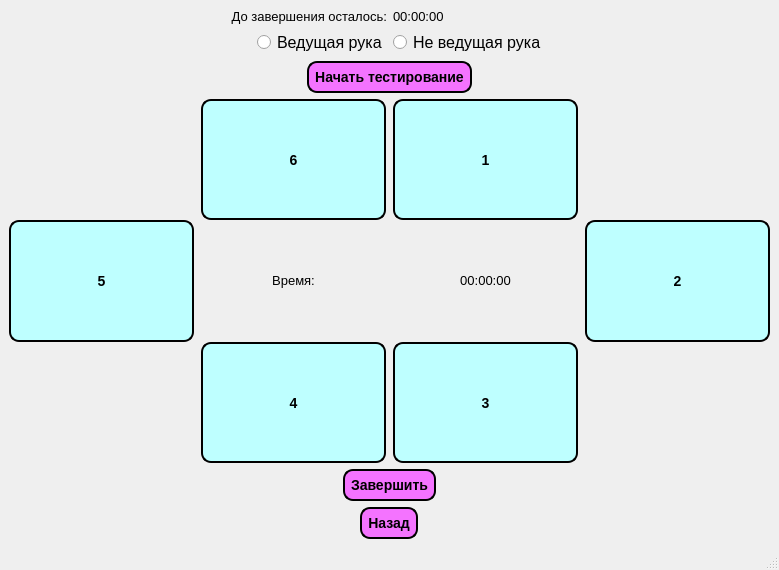
<?xml version="1.0" encoding="UTF-8"?>
<ui version="4.0">
 <class>TeppingTest</class>
 <widget class="QMainWindow" name="TeppingTest">
  <property name="geometry">
   <rect>
    <x>0</x>
    <y>0</y>
    <width>779</width>
    <height>570</height>
   </rect>
  </property>
  <property name="windowTitle">
   <string>MainWindow</string>
  </property>
  <property name="styleSheet">
   <string notr="true"/>
  </property>
  <widget class="QWidget" name="centralwidget">
   <layout class="QGridLayout" name="gridLayout_2">
    <item row="4" column="0">
     <layout class="QHBoxLayout" name="horizontalLayout_2">
      <item>
       <spacer name="horizontalSpacer_4">
        <property name="orientation">
         <enum>Qt::Horizontal</enum>
        </property>
        <property name="sizeHint" stdset="0">
         <size>
          <width>40</width>
          <height>20</height>
         </size>
        </property>
       </spacer>
      </item>
      <item>
       <widget class="QPushButton" name="stop">
        <property name="font">
         <font>
          <pointsize>-1</pointsize>
          <weight>75</weight>
          <italic>false</italic>
          <bold>true</bold>
         </font>
        </property>
        <property name="styleSheet">
         <string notr="true">QPushButton{
     background-color: rgb(244, 115, 255);
     border-style: outset;
     border-width: 2px;
     border-radius: 10px;
     border-color: black;
     font: bold 14px;
     min-width: 10em;
     padding: 6px;
 }
 QPushButton:pressed {
     background-color: rgb(0, 255, 238);
     border-style: inset;
 }</string>
        </property>
        <property name="text">
         <string>Завершить</string>
        </property>
       </widget>
      </item>
      <item>
       <spacer name="horizontalSpacer_3">
        <property name="orientation">
         <enum>Qt::Horizontal</enum>
        </property>
        <property name="sizeHint" stdset="0">
         <size>
          <width>40</width>
          <height>20</height>
         </size>
        </property>
       </spacer>
      </item>
     </layout>
    </item>
    <item row="0" column="0">
     <layout class="QHBoxLayout" name="horizontalLayout">
      <item>
       <widget class="QLabel" name="label">
        <property name="text">
         <string>&lt;html&gt;&lt;head/&gt;&lt;body&gt;&lt;p align=&quot;right&quot;&gt;&lt;span style=&quot; font-size:10pt;&quot;&gt;До завершения осталось:&lt;/span&gt;&lt;/p&gt;&lt;/body&gt;&lt;/html&gt;</string>
        </property>
       </widget>
      </item>
      <item>
       <widget class="QLabel" name="label_2">
        <property name="text">
         <string>&lt;html&gt;&lt;head/&gt;&lt;body&gt;&lt;p&gt;&lt;span style=&quot; font-size:10pt;&quot;&gt;00:00:00&lt;/span&gt;&lt;/p&gt;&lt;/body&gt;&lt;/html&gt;</string>
        </property>
       </widget>
      </item>
     </layout>
    </item>
    <item row="2" column="0">
     <layout class="QHBoxLayout" name="horizontalLayout_3">
      <item>
       <spacer name="horizontalSpacer">
        <property name="orientation">
         <enum>Qt::Horizontal</enum>
        </property>
        <property name="sizeHint" stdset="0">
         <size>
          <width>40</width>
          <height>20</height>
         </size>
        </property>
       </spacer>
      </item>
      <item>
       <widget class="QPushButton" name="start">
        <property name="font">
         <font>
          <pointsize>-1</pointsize>
          <weight>75</weight>
          <italic>false</italic>
          <bold>true</bold>
         </font>
        </property>
        <property name="styleSheet">
         <string notr="true">QPushButton{
     background-color: rgb(244, 115, 255);
     border-style: outset;
     border-width: 2px;
     border-radius: 10px;
     border-color: black;
     font: bold 14px;
     min-width: 10em;
     padding: 6px;
 }
 QPushButton:pressed {
     background-color: rgb(0, 255, 238);
     border-style: inset;
 }</string>
        </property>
        <property name="text">
         <string>Начать тестирование</string>
        </property>
       </widget>
      </item>
      <item>
       <spacer name="horizontalSpacer_2">
        <property name="orientation">
         <enum>Qt::Horizontal</enum>
        </property>
        <property name="sizeHint" stdset="0">
         <size>
          <width>40</width>
          <height>20</height>
         </size>
        </property>
       </spacer>
      </item>
     </layout>
    </item>
    <item row="1" column="0">
     <layout class="QHBoxLayout" name="horizontalLayout_4">
      <item alignment="Qt::AlignRight">
       <widget class="QRadioButton" name="radioButton">
        <property name="font">
         <font>
          <pointsize>12</pointsize>
         </font>
        </property>
        <property name="styleSheet">
         <string notr="true"/>
        </property>
        <property name="text">
         <string>Ведущая рука</string>
        </property>
       </widget>
      </item>
      <item alignment="Qt::AlignLeft">
       <widget class="QRadioButton" name="radioButton_2">
        <property name="font">
         <font>
          <pointsize>12</pointsize>
         </font>
        </property>
        <property name="styleSheet">
         <string notr="true"/>
        </property>
        <property name="text">
         <string>Не ведущая рука</string>
        </property>
       </widget>
      </item>
     </layout>
    </item>
    <item row="3" column="0">
     <layout class="QGridLayout" name="gridLayout">
      <property name="spacing">
       <number>0</number>
      </property>
      <item row="0" column="3">
       <widget class="QLabel" name="label_5">
        <property name="text">
         <string/>
        </property>
       </widget>
      </item>
      <item row="1" column="1">
       <widget class="QLabel" name="label_6">
        <property name="text">
         <string/>
        </property>
       </widget>
      </item>
      <item row="0" column="2">
       <widget class="QPushButton" name="pushButton_6">
        <property name="sizePolicy">
         <sizepolicy hsizetype="Expanding" vsizetype="Expanding">
          <horstretch>0</horstretch>
          <verstretch>0</verstretch>
         </sizepolicy>
        </property>
        <property name="font">
         <font>
          <pointsize>-1</pointsize>
          <weight>75</weight>
          <italic>false</italic>
          <bold>true</bold>
         </font>
        </property>
        <property name="styleSheet">
         <string notr="true">QPushButton{
     background-color: rgb(190, 255, 255);
     border-style: outset;
     border-width: 2px;
     border-radius: 10px;
     border-color: black;
     font: bold 14px;
     min-width: 10em;
     padding: 6px;
 }
 QPushButton:pressed {
     background-color: rgb(0, 255, 238);
     border-style: inset;
 }</string>
        </property>
        <property name="text">
         <string>6</string>
        </property>
       </widget>
      </item>
      <item row="1" column="4">
       <widget class="QLabel" name="label_4">
        <property name="font">
         <font>
          <pointsize>14</pointsize>
         </font>
        </property>
        <property name="text">
         <string>&lt;html&gt;&lt;head/&gt;&lt;body&gt;&lt;p align=&quot;center&quot;&gt;&lt;span style=&quot; font-size:10pt;&quot;&gt;00:00:00&lt;/span&gt;&lt;/p&gt;&lt;/body&gt;&lt;/html&gt;</string>
        </property>
       </widget>
      </item>
      <item row="1" column="2">
       <widget class="QLabel" name="label_3">
        <property name="font">
         <font>
          <pointsize>14</pointsize>
         </font>
        </property>
        <property name="text">
         <string>&lt;html&gt;&lt;head/&gt;&lt;body&gt;&lt;p align=&quot;center&quot;&gt;&lt;span style=&quot; font-size:10pt;&quot;&gt;Время:&lt;/span&gt;&lt;/p&gt;&lt;/body&gt;&lt;/html&gt;</string>
        </property>
       </widget>
      </item>
      <item row="1" column="0">
       <widget class="QPushButton" name="pushButton_5">
        <property name="sizePolicy">
         <sizepolicy hsizetype="Expanding" vsizetype="Expanding">
          <horstretch>0</horstretch>
          <verstretch>0</verstretch>
         </sizepolicy>
        </property>
        <property name="font">
         <font>
          <pointsize>-1</pointsize>
          <weight>75</weight>
          <italic>false</italic>
          <bold>true</bold>
         </font>
        </property>
        <property name="styleSheet">
         <string notr="true">QPushButton{
     background-color: rgb(190, 255, 255);
     border-style: outset;
     border-width: 2px;
     border-radius: 10px;
     border-color: black;
     font: bold 14px;
     min-width: 10em;
     padding: 6px;
 }
 QPushButton:pressed {
     background-color: rgb(0, 255, 238);
     border-style: inset;
 }</string>
        </property>
        <property name="text">
         <string>5</string>
        </property>
       </widget>
      </item>
      <item row="0" column="4">
       <widget class="QPushButton" name="pushButton_1">
        <property name="sizePolicy">
         <sizepolicy hsizetype="Expanding" vsizetype="Expanding">
          <horstretch>0</horstretch>
          <verstretch>0</verstretch>
         </sizepolicy>
        </property>
        <property name="font">
         <font>
          <pointsize>-1</pointsize>
          <weight>75</weight>
          <italic>false</italic>
          <bold>true</bold>
         </font>
        </property>
        <property name="styleSheet">
         <string notr="true">QPushButton{
     background-color: rgb(190, 255, 255);
     border-style: outset;
     border-width: 2px;
     border-radius: 10px;
     border-color: black;
     font: bold 14px;
     min-width: 10em;
     padding: 6px;
 }
 QPushButton:pressed {
     background-color: rgb(0, 255, 238);
     border-style: inset;
 }</string>
        </property>
        <property name="text">
         <string>1</string>
        </property>
       </widget>
      </item>
      <item row="1" column="6">
       <widget class="QPushButton" name="pushButton_2">
        <property name="sizePolicy">
         <sizepolicy hsizetype="Expanding" vsizetype="Expanding">
          <horstretch>0</horstretch>
          <verstretch>0</verstretch>
         </sizepolicy>
        </property>
        <property name="font">
         <font>
          <pointsize>-1</pointsize>
          <weight>75</weight>
          <italic>false</italic>
          <bold>true</bold>
         </font>
        </property>
        <property name="styleSheet">
         <string notr="true">QPushButton{
     background-color: rgb(190, 255, 255);
     border-style: outset;
     border-width: 2px;
     border-radius: 10px;
     border-color: black;
     font: bold 14px;
     min-width: 10em;
     padding: 6px;
 }
 QPushButton:pressed {
     background-color: rgb(0, 255, 238);
     border-style: inset;
 }</string>
        </property>
        <property name="text">
         <string>2</string>
        </property>
       </widget>
      </item>
      <item row="2" column="2">
       <widget class="QPushButton" name="pushButton_4">
        <property name="sizePolicy">
         <sizepolicy hsizetype="Expanding" vsizetype="Expanding">
          <horstretch>0</horstretch>
          <verstretch>0</verstretch>
         </sizepolicy>
        </property>
        <property name="font">
         <font>
          <pointsize>-1</pointsize>
          <weight>75</weight>
          <italic>false</italic>
          <bold>true</bold>
         </font>
        </property>
        <property name="styleSheet">
         <string notr="true">QPushButton{
     background-color: rgb(190, 255, 255);
     border-style: outset;
     border-width: 2px;
     border-radius: 10px;
     border-color: black;
     font: bold 14px;
     min-width: 10em;
     padding: 6px;
 }
 QPushButton:pressed {
     background-color: rgb(0, 255, 238);
     border-style: inset;
 }</string>
        </property>
        <property name="text">
         <string>4</string>
        </property>
       </widget>
      </item>
      <item row="2" column="4">
       <widget class="QPushButton" name="pushButton_3">
        <property name="sizePolicy">
         <sizepolicy hsizetype="Minimum" vsizetype="Expanding">
          <horstretch>0</horstretch>
          <verstretch>0</verstretch>
         </sizepolicy>
        </property>
        <property name="font">
         <font>
          <pointsize>-1</pointsize>
          <weight>75</weight>
          <italic>false</italic>
          <bold>true</bold>
         </font>
        </property>
        <property name="styleSheet">
         <string notr="true">QPushButton{
     background-color: rgb(190, 255, 255);
     border-style: outset;
     border-width: 2px;
     border-radius: 10px;
     border-color: black;
     font: bold 14px;
     min-width: 10em;
     padding: 6px;
 }
 QPushButton:pressed {
     background-color: rgb(0, 255, 238);
     border-style: inset;
 }</string>
        </property>
        <property name="text">
         <string>3</string>
        </property>
       </widget>
      </item>
      <item row="1" column="5">
       <widget class="QLabel" name="label_7">
        <property name="text">
         <string/>
        </property>
       </widget>
      </item>
     </layout>
    </item>
    <item row="5" column="0" alignment="Qt::AlignHCenter">
     <widget class="QPushButton" name="pushButton">
      <property name="styleSheet">
       <string notr="true">QPushButton{
     background-color: rgb(244, 115, 255);
     border-style: outset;
     border-width: 2px;
     border-radius: 10px;
     border-color: black;
     font: bold 14px;
     min-width: 10em;
     padding: 6px;
 }
 QPushButton:pressed {
     background-color: rgb(0, 255, 238);
     border-style: inset;
 }</string>
      </property>
      <property name="text">
       <string>Назад</string>
      </property>
     </widget>
    </item>
   </layout>
  </widget>
  <widget class="QStatusBar" name="statusbar"/>
 </widget>
 <resources/>
 <connections/>
</ui>
